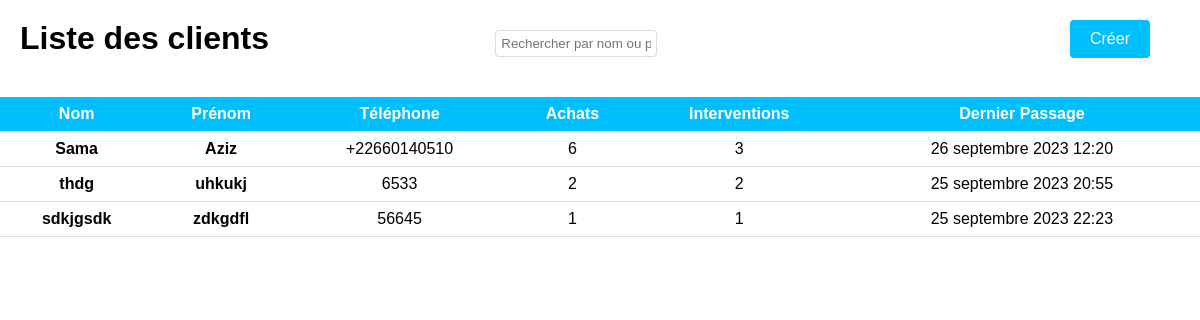
The app's page /clients (signed in) with its own data.
### Gestion/models.py (models this page shows, shortened)
class Client(models.Model):
    Nom = models.CharField(max_length=25)
    Prenom = models.TextField()
    Telephone = models.CharField(max_length=8)
    Achats = models.IntegerField(default=1)
    Interventions = models.IntegerField(default=1)
    date_added = models.DateTimeField(auto_now=True)
    class meta:
        ordering = ['-date_added']
        verbose_name = ("Client")
        verbose_name_plurial = ("Clients")

### Gestion/views.py (the view)
# urls.py: path('clients', clients, name='page_clients'),
@login_required(login_url='login')
def clients(request):
    user = request.user
    if(request.method =="GET"):
        clients = Client.objects.all()
        clients_tries = sorted(clients, key=lambda client: client.Achats, reverse=True)
        context = {"clients": clients_tries}
        return render(request, "gestion/clients.html", context=context)

### Gestion/templates/gestion/clients.html (shortened to what this page needs)
<!DOCTYPE html>
<html>
<head>
</head>
<body>
    <div class="header">
        <h1>Liste des clients</h1>
        <div class="search-container">
            <input type="text" id="search-input" placeholder="Rechercher par nom ou prénom...">
        </div><br>
        <a href="{% url 'creer_client' %}" style="margin-right: 50px;" class="create-button">Créer</a>
    </div>
    <table class="common-style">
        <tr>
            <th>Nom</th>
            <th>Prénom</th>
            <th>Téléphone</th>
            <th>Achats</th>
            <th>Interventions</th>
            <th>Dernier Passage</th>
        </tr>
        {% for client in clients %}
            <tr onclick="window.location='{% url 'profil_client' client.id %}';">
                <td><span>{{ client.Nom }}</span></td>
                <td><span>{{ client.Prenom }}</span></td>
                <td>{{ client.Telephone }}</td>
                <td>{{ client.Achats }}</td>
                <td>{{ client.Interventions }}</td>
                <td>{{ client.date_added }}</td>
            </tr>
        {% endfor %}
    </table>
</body>
</html>

### Gestion/templates/gestion/clients.html (style rules this page uses)
body { margin: 0; padding: 0; width: 100%; font-family: Arial, sans-serif; }
h1 { color: black; padding: 20px; margin: 0; text-align: center; }
table.common-style { border-collapse: collapse; width: 100%; text-align: center; }
table.common-style th, table.common-style td { padding: 8px; border-bottom: 1px solid #ddd; }
table.common-style th { background-color: #00bfff; color: white; }
span { font-weight: bold; }
.header { display: flex; justify-content: space-between; align-items: center; margin-bottom: 20px; }
.create-button { background-color: #00bfff; color: white; border: none; padding: 10px 20px; text-align: center; text-decoration: none; display: inline-block; font-size: 16px; border-radius: 4px; cursor: pointer; }
tr { cursor: pointer; }
.search-container { margin-top: 10px; }
#search-input { padding: 5px; border: 1px solid #ddd; border-radius: 4px; width: 150px; }

### records on screen
Client: Nom "Sama", Prenom "Aziz", Telephone "+22660140510", Achats "6", Interventions "3", date_added "26 septembre 2023 12:20"
Client: Nom "thdg", Prenom "uhkukj", Telephone "6533", Achats "2", Interventions "2", date_added "25 septembre 2023 20:55"
Client: Nom "sdkjgsdk", Prenom "zdkgdfl", Telephone "56645", Achats "1", Interventions "1", date_added "25 septembre 2023 22:23"
